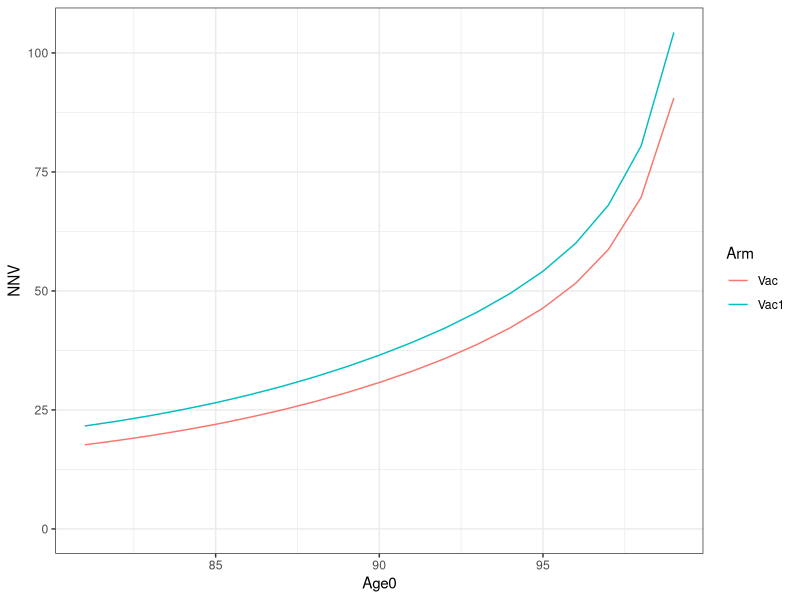
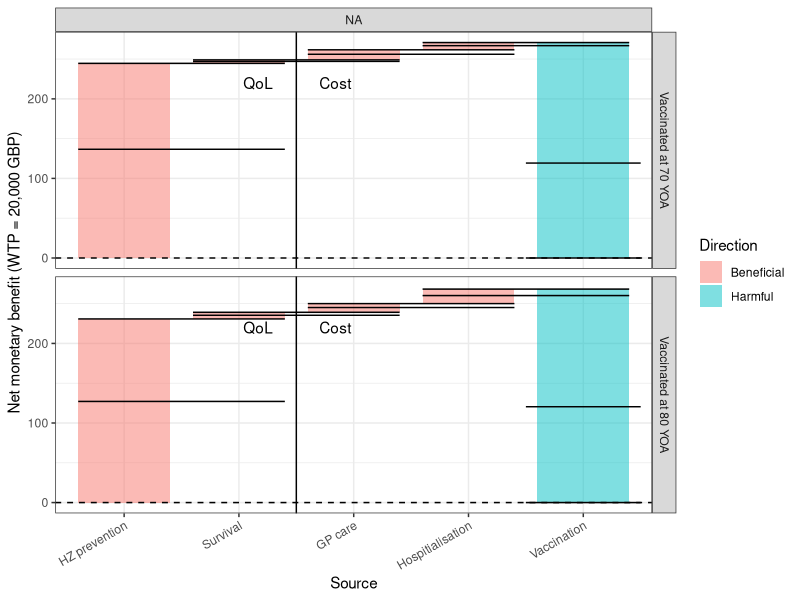
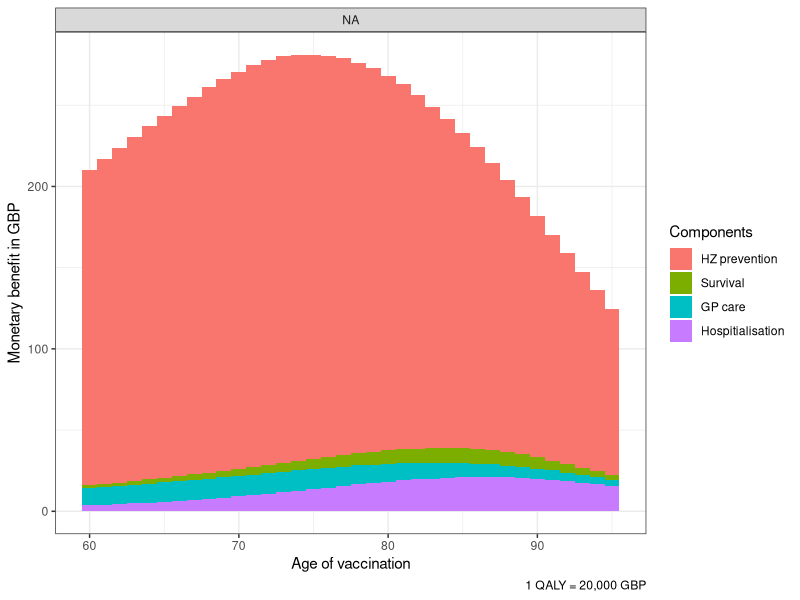
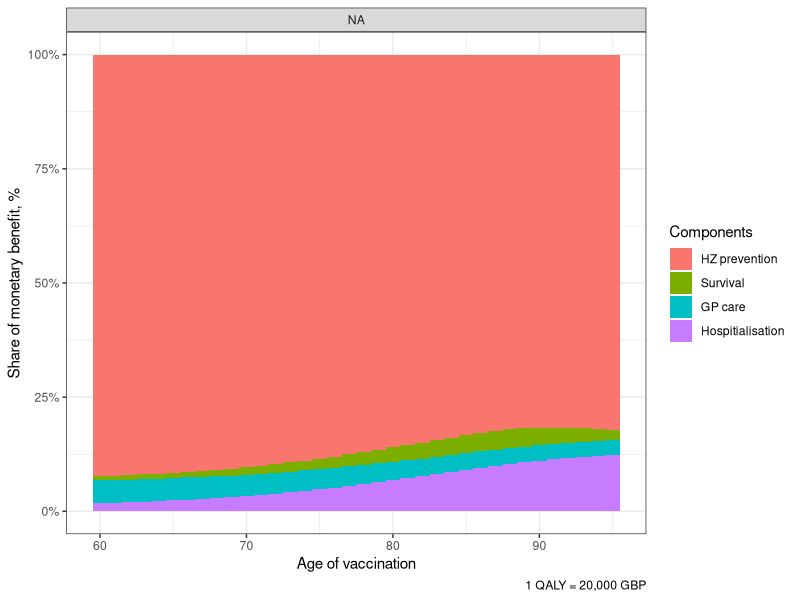
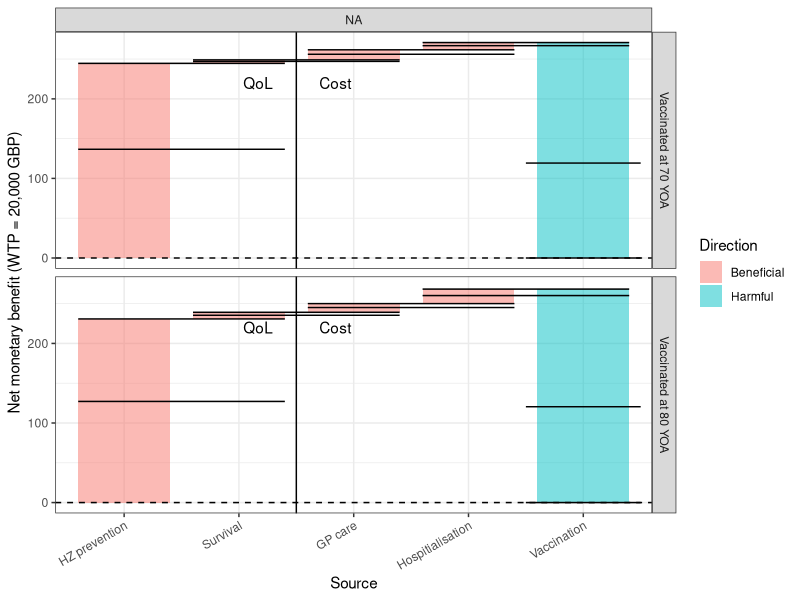
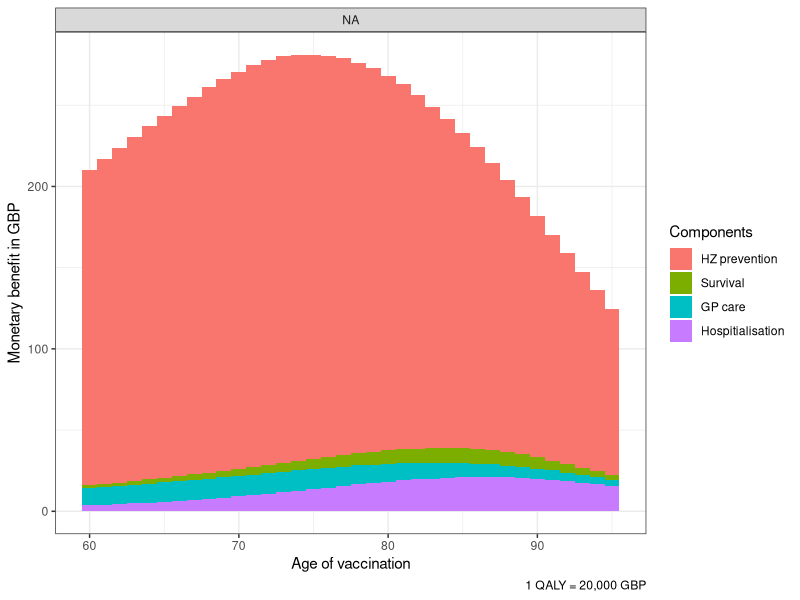
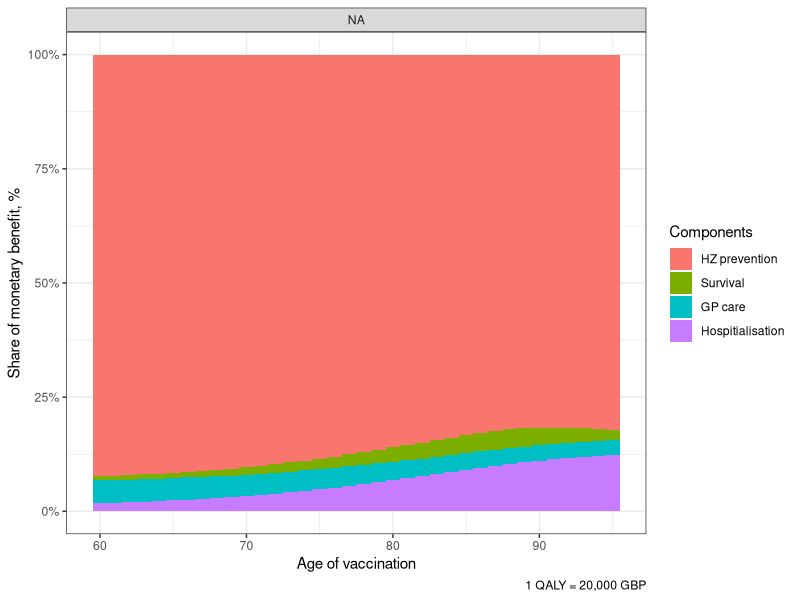

These figures' R source, in order:
library(tidyverse)

theme_set(theme_bw())



dat <- read_csv(here::here("docs", "tabs", "stats_ce_rzv_realworld.csv"))


labs_comp <- c(
  "dQ_HZ_d" = "HZ prevention",
  "dQ_Life_d" = "Survival", 
  "dC_GP_d" = "GP care",
  "dC_Hosp_d" = "Hospitialisation",
  "dC_VacRZV_d" = "Vaccination"
)


dat %>% 
  mutate(
    NNV = - dN_VacRZV_A / dRisk_HZ_A,
    NNV = ifelse(Arm == "Vac", NNV / 2, NNV)
  ) %>% 
  filter(Age0 > 80) %>% 
  select(Age0, Arm, Scenario, NNV) %>% 
  ggplot() +
  geom_line(aes(x = Age0, y = NNV, colour = Arm)) +
  expand_limits(y = 0)


waterfall <- dat %>% 
  select(Age0, Arm, 
         dQ_HZ_d = dQ_HZ_d_M, dQ_Life_d = dQ_Life_d_M, 
         dC_Hosp_d = dC_Hosp_d_M, dC_GP_NonPHN_d = dC_GP_NonPHN_d_M,
         dC_GP_PHN_d = dC_GP_PHN_d_M, 
         dC_VacRZV_d = dC_VacRZV_d_M, dN_VacRZV_d = dN_VacRZV_d_M) %>%
  mutate(
    dC_GP_d = dC_GP_NonPHN_d + dC_GP_PHN_d,
    Thres = (2e4 * (dQ_HZ_d + dQ_Life_d) - dC_Hosp_d - dC_GP_d) / dN_VacRZV_d,
    dC_VacRZV_d = Thres * dN_VacRZV_d
  ) %>% 
  select(Age0, Arm, dQ_HZ_d, dQ_Life_d, dC_Hosp_d, dC_GP_d, dC_VacRZV_d) %>% 
  pivot_longer(-c(Age0, Arm), names_to = "Index") %>% 
  mutate(
    Arm = factor(Arm, c("Vac_1d", "Vac_2d")),
    Type = ifelse(startsWith(Index, "dQ"), "QoL", "Cost"),
    Index = factor(Index, names(labs_comp)),
    id = as.numeric(Index),
    MB = ifelse(Type == "QoL", value * 2e4, -value)
  )



g_wf <- waterfall %>% 
  group_by(Age0, Arm) %>% 
  arrange(Index) %>% 
  mutate(
    y1 = cumsum(MB),
    y0 = c(0, y1[-n()]),
    Direction = ifelse(MB > 0, "Beneficial", "Harmful")
  ) %>% 
  filter(Age0 %in% c(70, 80)) %>% 
  ggplot() +
  geom_rect(aes(x = Index, xmin = id - 0.4, xmax = id + 0.4, ymin = y0, ymax = y1, fill = Direction), alpha = 0.5) +
  geom_segment(aes(x=ifelse(id == last(id), last(id) - 0.5, id - 0.4), 
                   xend=ifelse(id == last(id), last(id) + 0.5, id + 1.4), 
                   y=y1, 
                   yend=y1)) +
  geom_hline(yintercept = 0, linetype = 2) +
  geom_vline(xintercept = 2.5) +
  annotate("text", x = 2.3, y = 220, label = "QoL", hjust = 1) +
  annotate("text", x = 2.7, y = 220, label = "Cost", hjust = 0) +
  scale_y_continuous("Net monetary benefit (WTP = 20,000 GBP)") + 
  scale_x_discrete("Source", labels = labs_comp) +
  facet_grid(Age0~Arm, labeller = labeller(
    Arm = c(Vac_2d = "Two doses", Vac_1d = "Single dose"),
    Age0 = c("70" = "Vaccinated at 70 YOA", "80" = "Vaccinated at 80 YOA")
  )) +
  theme(axis.text.x = element_text(angle = 30, hjust = 1))


g_comp_stack <- waterfall %>% 
  group_by(Age0, Arm) %>% 
  filter(Index != "dC_VacRZV_d") %>% 
  #mutate(Index = fct_rev(Index)) %>% 
  filter(Age0 <= 95) %>% 
  ggplot(aes(x = Age0)) +
  geom_bar(aes(y = MB, fill = Index), stat = "identity", position = "stack", colour = NA, width = 1) +
  scale_y_continuous("Monetary benefit in GBP") +
  scale_fill_discrete("Components", labels = labs_comp) +
  facet_grid(.~Arm, labeller = labeller(Arm = c(Vac_2d = "Two doses", Vac_1d = "Single dose"))) +
  scale_x_continuous("Age of vaccination") +
  labs(caption = "1 QALY = 20,000 GBP")


g_comp_fill <- waterfall %>% 
  group_by(Age0, Arm) %>% 
  filter(Index != "dC_VacRZV_d") %>% 
  #mutate(Index = fct_rev(Index)) %>% 
  filter(Age0 <= 95) %>% 
  ggplot(aes(x = Age0)) +
  geom_bar(aes(y = MB, fill = Index), stat = "identity", position = "fill", colour = NA, width = 1) +
  scale_fill_discrete("Components", labels = labs_comp) +
  scale_y_continuous("Share of monetary benefit, %", labels = scales::percent) +
  facet_grid(.~Arm, labeller = labeller(Arm = c(Vac_2d = "Two doses", Vac_1d = "Single dose"))) +
  scale_x_continuous("Age of vaccination") +
  labs(caption = "1 QALY = 20,000 GBP")

g_wf
g_comp_stack
g_comp_fill

ggsave(g_wf, filename = here::here("docs", "figs", "g_rzv_waterfall.png"), width = 8, height = 7.5)
ggsave(g_comp_stack, filename = here::here("docs", "figs", "g_rzv_mb_stack.png"), width = 8, height = 5.5)
ggsave(g_comp_fill, filename = here::here("docs", "figs", "g_rzv_mb_fill.png"), width = 8, height = 5.5)


  